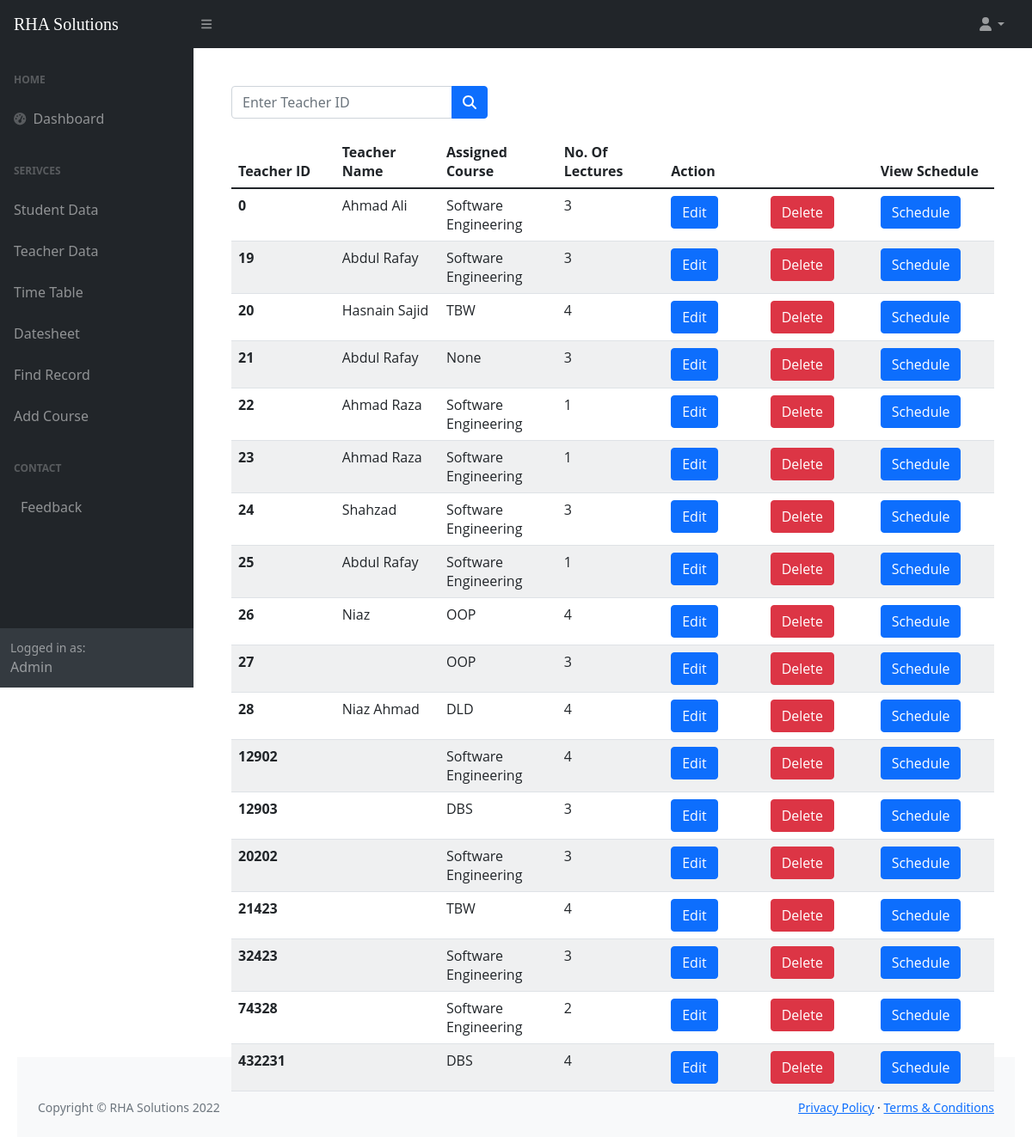
Before: /Teacher_list.php with the older database file.
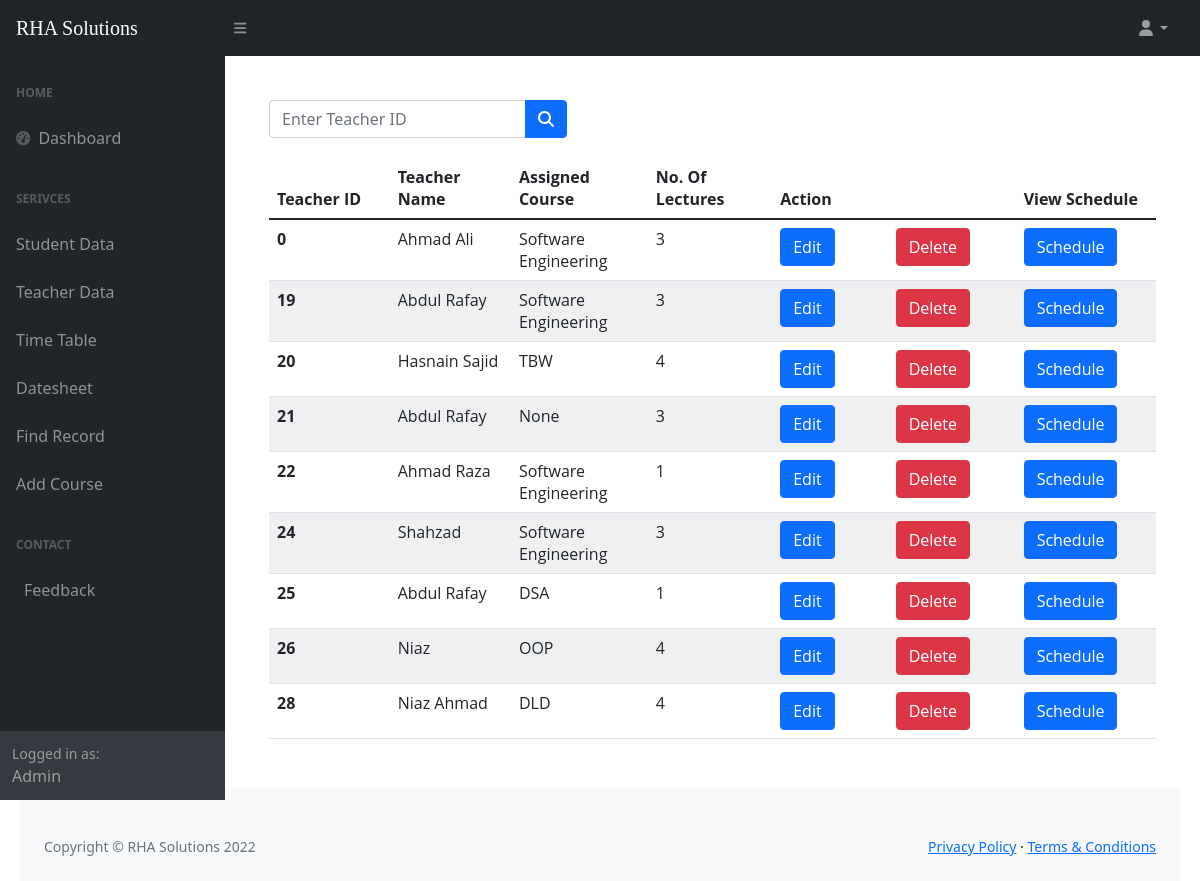
After: the same page with the newer database file.
### tables this page shows
CREATE TABLE `assign_course` (
  `t_id` int(3) NOT NULL,
  `t_name` varchar(100) NOT NULL,
  `c_id` int(3) NOT NULL,
  `c_num` int(11) NOT NULL
);

CREATE TABLE `course` (
  `c_id` int(3) NOT NULL,
  `c_name` varchar(100) NOT NULL,
  `crh` int(1) NOT NULL,
  `semester` int(1) NOT NULL
);

### Teacher_list.php (the view, shortened to what this page needs)
<?php include 'connection.php' ?>
<!DOCTYPE html>
<html lang="en">
<head>
    <link href="https://cdn.jsdelivr.net/npm/simple-datatables@latest/dist/style.css" rel="stylesheet" />
    <link href="css/styles.css" rel="stylesheet" />
</head>
<body class="sb-nav-fixed">
    <nav class="sb-topnav navbar navbar-expand navbar-dark bg-dark">
        <a class="navbar-brand ps-3" href="index.html">RHA Solutions</a>
        <button class="btn btn-link btn-sm order-1 order-lg-0 me-4 me-lg-0" id="sidebarToggle" href="#!"><i class="fas fa-bars"></i></button>
        <ul class="navbar-nav ms-auto ms-md-0 me-3 me-lg-4">
            <li class="nav-item dropdown">
                <a class="nav-link dropdown-toggle" id="navbarDropdown" href="#" role="button" data-bs-toggle="dropdown" aria-expanded="false"><i class="fas fa-user fa-fw"></i></a>
            </li>
        </ul>
    </nav>
    <div id="layoutSidenav">
        <div id="layoutSidenav_nav">
            <nav class="sb-sidenav accordion sb-sidenav-dark" id="sidenavAccordion">
                <div class="sb-sidenav-menu">
                    <div class="nav">
                        <div class="sb-sidenav-menu-heading">Home</div>
                        <a class="nav-link" href="index.html">
                            <div class="sb-nav-link-icon"><i class="fas fa-tachometer-alt"></i></div>
                            Dashboard
                        </a>
                        <div class="sb-sidenav-menu-heading">Serivces</div>
                        <a class="nav-link collapsed" href="assign_course.php">
                            Student Data
                        </a>
                        <a class="nav-link collapsed" href="assign_course.php">
                            Teacher Data
                        </a>
                        <a class="nav-link collapsed" href="timetable.html">
                            Time Table
                        </a>
                        <a class="nav-link collapsed" href="datesheet.html">
                            Datesheet
                        </a>
                        <a class="nav-link collapsed" href="database.html">
                            Find Record
                        </a>
                        <a class="nav-link collapsed" href="courses.html">
                            Add Course
                        </a>
                        <div class="sb-sidenav-menu-heading">Contact</div>
                        <a class="nav-link" href="feedback.html">
                            Feedback
                        </a>
                    </div>
                </div>
                <div class="sb-sidenav-footer">
                    <div class="small">Logged in as:</div>
                    Admin
                </div>
            </nav>
        </div>
        <div id="layoutSidenav_content">
            <main>
                <div class="container-fluid px-4">
                    <form action="Teacher_Search.php" method="GET" class="d-none d-md-inline-block form-inline ms-auto me-0 me-md-3 my-2 my-md-0">
                        <div style="margin-bottom: 20px;" class="input-group">
                            <input class="form-control" name="search" value="" type="number" placeholder="Enter Teacher ID" />
                            <button class="btn btn-primary" id="std-search" type="submit"> <i class="fas fa-search"></i></button>
                        </div>
                    </form>
                    <table class="table">
                        <thead class="thead-dark">
                            <tr>
                                <th scope="col">Teacher ID</th>
                                <th scope="col">Teacher Name</th>
                                <th scope="col">Assigned Course</th>
                                <th scope="col">No. Of Lectures</th>
                                <th scope="col" colspan="2">Action</th>
                                <th scope="col">View Schedule</th>
                            </tr>
                        </thead>
                        <tbody>
                            <?php
                            $query = "SELECT ac.t_id, ac.t_name, c.c_name, ac.c_num FROM  assign_course ac INNER JOIN course c WHERE ac.c_id=c.c_id";
                            $data = mysqli_query($conn, $query);
                            $res = mysqli_num_rows($data);
                            if ($res) {
                                while ($row = mysqli_fetch_array($data)) {
                            ?>
                                    <tr>
                                        <th scope="row"><?php echo $row['t_id']; ?></th>
                                        <td><?php echo $row['t_name']; ?></td>
                                        <td><?php echo $row['c_name']; ?></td>
                                        <td><?php echo $row['c_num']; ?></td>
                                        <td> <button type="button" class="btn btn-primary"><a style="color: white; text-decoration: none;" href="edit_assign.php?t_id=<?php echo $row['t_id']; ?>">Edit</a></button></td>
                                        <td> <button type="button" class="btn btn-danger"> <a style="color: white; text-decoration: none;" onclick="return confirm('Are you sure, you want to delete?')" href="delete_assign.php?t_id=<?php echo $row['t_id']; ?>">Delete</a></td>
                                        <td> <button type="button" class="btn btn-primary"><a style="color: white; text-decoration: none;" href="teacher_timetable.php?t_id=<?php echo $row['t_id']; ?>">Schedule</a></button></td>
                                    </tr>
                                <?php
                                }
                            } else {
                                ?>
                                <tr>
                                    <td>No Data Found</td>
                                </tr>
                            <?php
                            }
                            ?>
                        </tbody>
                    </table>
                </div>
        </div>
    </div>
    <footer class="py-4 bg-light mt-auto">
        <div class="container-fluid px-4">
            <br>
            <div class="d-flex align-items-center justify-content-between small">
                <div class="text-muted">Copyright &copy; RHA Solutions 2022</div>
                <div>
                    <a href="#">Privacy Policy</a>
                    &middot;
                    <a href="#">Terms &amp; Conditions</a>
                </div>
            </div>
        </div>
    </footer>
</body>
</html>

Changed rows visible on the page:
removed assign_course: t_id "23", t_name "Ahmad Raza", c.c_name "Software Engineering", c_num "1"
removed assign_course: t_id "27", c.c_name "OOP", c_num "3"
removed assign_course: t_id "12902", c.c_name "Software Engineering", c_num "4"
removed assign_course: t_id "12903", c.c_name "DBS", c_num "3"
removed assign_course: t_id "20202", c.c_name "Software Engineering", c_num "3"
removed assign_course: t_id "21423", c.c_name "TBW", c_num "4"
removed assign_course: t_id "32423", c.c_name "Software Engineering", c_num "3"
removed assign_course: t_id "74328", c.c_name "Software Engineering", c_num "2"
removed assign_course: t_id "432231", c.c_name "DBS", c_num "4"
changed assign_course id 25: c.c_name "Software Engineering" → "DSA"
